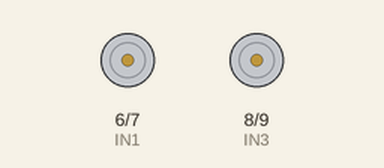
The sketch below on a simulated Arduino Uno, built with avr-gcc and run on an emulated ATmega328P. Parts: motor-driver pin pairs drawn as motors (green arrow = first pin HIGH = forward, orange = second pin HIGH = backward, longer = more drive, scaled by the enable pin).

Above: at 0.5 s.
At 1.5 s:
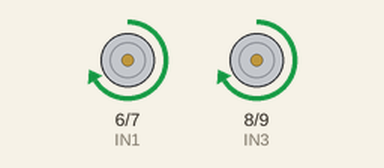
At 3.5 s:
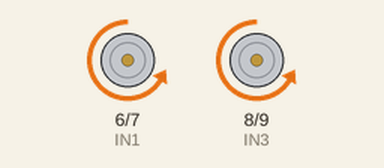
Timing chart, 0 to 5.2 s (numbered marks = the images above):
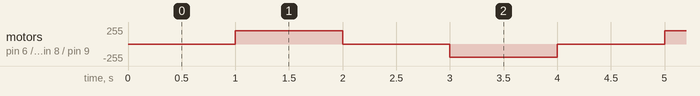

The sketch:

car_test.ino
```cpp
/*
* @file Motor driver DRI0042_Test.ino
* @brief DRI0042_Test.ino  Motor control program
*
* control motor positive inversion
*
* @author bernie.chen@dfrobot.com
* @version  V1.0
* @date  2016-8-10
*/
const int IN1=6;
const int IN2=7;
const int ENA=10;

const int IN3=8;
const int IN4=9;
const int ENB=11;

void setup() {
     pinMode(IN1, OUTPUT);
     pinMode(IN2, OUTPUT);
     pinMode(ENA, OUTPUT);

     pinMode(IN4, OUTPUT);
     pinMode(IN3, OUTPUT);
     pinMode(ENB, OUTPUT);
}

void loop() {
 Motor1_Brake();
 Motor2_Brake();
 delay(1000);
 Motor1_Forward(200);
 Motor2_Forward(200);
 delay(1000);
 Motor1_Brake();
 Motor2_Brake();
 delay(1000);
 Motor1_Backward(200);
 Motor2_Backward(200);
 delay(1000);
}

void Motor1_Forward(int Speed)
{
     digitalWrite(IN1,HIGH);
     digitalWrite(IN2,LOW);
     analogWrite(ENA,Speed);
}

void Motor1_Backward(int Speed)
{
     digitalWrite(IN1,LOW);
     digitalWrite(IN2,HIGH);
     analogWrite(ENA,Speed);
}
void Motor1_Brake()
{
     digitalWrite(IN1,LOW);
     digitalWrite(IN2,LOW);
}
void Motor2_Forward(int Speed)
{
     digitalWrite(IN3,HIGH);
     digitalWrite(IN4,LOW);
     analogWrite(ENB,Speed);
}

void Motor2_Backward(int Speed)
{
     digitalWrite(IN3,LOW);
     digitalWrite(IN4,HIGH);
     analogWrite(ENB,Speed);
}
void Motor2_Brake()
{
     digitalWrite(IN3,LOW);
     digitalWrite(IN4,LOW);
}
```

Measured:
- by itself, motor on pin 6 (IN1) / pin 7 (IN2), motor on pin 8 (IN3) / pin 9 (IN4): repeats every 4.0 s: stopped 1.0 s, backward 200/255 1.0 s, stopped 1.0 s, forward 200/255 1.0 s
